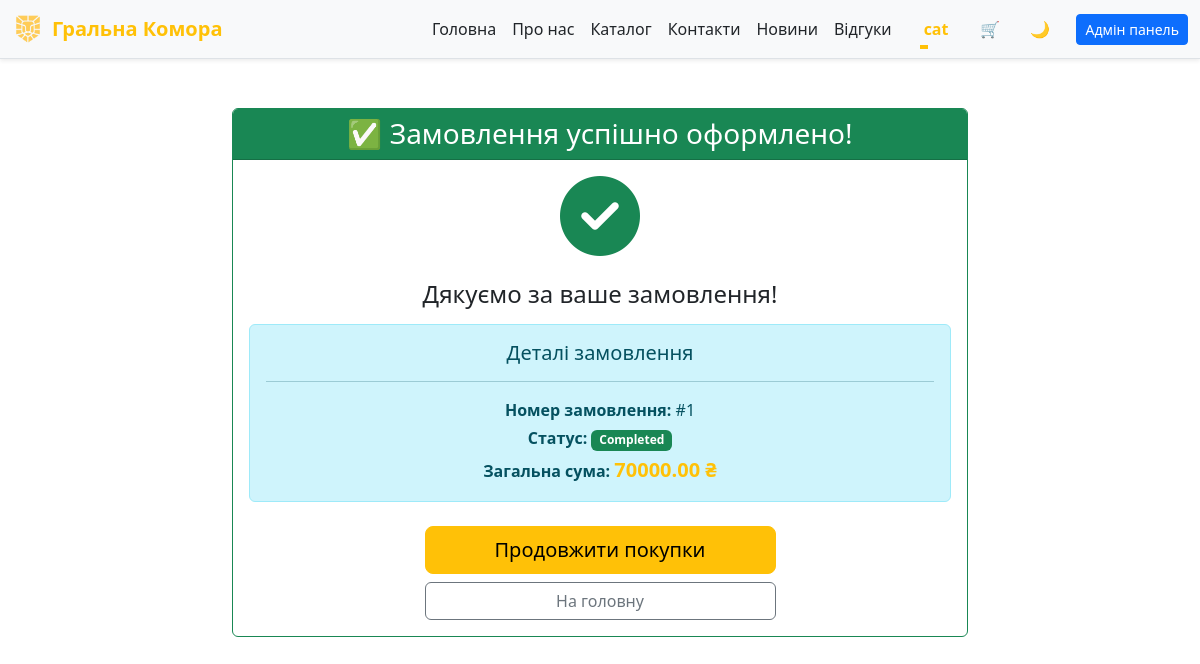
The app's page /order_success/1 (signed in) with its own data.
### app/models/user.py (models this page shows, shortened)
class User(db.Model):
    __tablename__ = 'users'
    PRIVILEGE_TIERS = {
        'Default': {
            'label': 'Default',
            'discount_percent': 0,
            'badge_class': 'secondary'
        },
        'Gold': {
            'label': 'Gold',
            'discount_percent': 5,
            'badge_class': 'warning'
        },
        'Diamond': {
            'label': 'Diamond',
            'discount_percent': 10,
            'badge_class': 'info'
        },
        'VIP': {
            'label': 'VIP',
            'discount_percent': 20,
            'badge_class': 'success'
        },
    }
    ALLOWED_STATUSES = {'User', 'Admin', 'Moder'}
    id = db.Column(db.Integer, primary_key=True, autoincrement=True)
    nickname = db.Column(db.String(80), unique=True, nullable=False)
    email = db.Column(db.String(120), unique=True, nullable=False)
    password = db.Column(db.String(200), nullable=False)
    status = db.Column(db.String(20), default='User')
    privilege = db.Column(db.String(20), default='Default')
    @property
    def privilege_info(self):
        return self.PRIVILEGE_TIERS.get(self.privilege, self.PRIVILEGE_TIERS['Default'])
    @property
    def privilege_label(self):
        return self.privilege_info['label']
    @property
    def discount_percent(self):
        return self.privilege_info['discount_percent']

### app/models/order.py (models this page shows, shortened)
class Order(db.Model):
    __tablename__ = 'orders'
    id = db.Column(db.Integer, primary_key=True)
    user_id = db.Column(db.Integer, db.ForeignKey('users.id'), nullable=False)  # <-- тільки один раз
    user = db.relationship("User", backref="orders")  # <-- зв’язок з User
    total_amount = db.Column(db.Float, nullable=False)  # Загальна сума замовлення
    status = db.Column(db.String(50), default='In process', nullable=False)  # completed, cancelled, etc.
    items = db.Column(db.JSON, nullable=False, default=list)

### app/routes.py (the view)
@main.route('/order_success/<int:order_id>')
@login_required
def order_success(order_id):
    order = Order.query.filter_by(id=order_id, user_id=g.current_user.id).first()
    if not order:
        abort(404)
    return render_template('order_success.html', order=order, isFooter=False)

### app/routes.py (called while the page is built)
def login_required(view_func):
    @wraps(view_func)
    def wrapper(*args, **kwargs):
        if not getattr(g, 'current_user', None):
            flash('Увійдіть, щоб продовжити.', 'warning')
            return redirect(url_for('main.index'))
        return view_func(*args, **kwargs)
    return wrapper

@main.before_app_request
def load_current_user():
    user_id = session.get('user_id')
    g.current_user = User.query.get(user_id) if user_id else None

@main.app_context_processor
def inject_current_user():
    return {'current_user': getattr(g, 'current_user', None)}

### app/templates/order_success.html (shortened to what this page needs)
{% extends 'base.html' %}
{% block content %}
<div class="container mt-5">
    <div class="row justify-content-center">
        <div class="col-md-8">
            <div class="card border-success">
                <div class="card-header bg-success text-white text-center">
                    <h3 class="mb-0">✅ Замовлення успішно оформлено!</h3>
                </div>
                <div class="card-body text-center">
                    <div class="mb-4">
                        <i class="fas fa-check-circle text-success" style="font-size: 5rem;"></i>
                    </div>
                    <h4 class="mb-3">Дякуємо за ваше замовлення!</h4>
                    <div class="alert alert-info">
                        <h5 class="alert-heading">Деталі замовлення</h5>
                        <hr>
                        <p class="mb-1"><strong>Номер замовлення:</strong> #{{ order.id }}</p>
                        <p class="mb-1"><strong>Статус:</strong>
                            <span class="badge bg-success">{{ order.status }}</span>
                        </p>
                        <p class="mb-0"><strong>Загальна сума:</strong>
                            <span class="text-warning fw-bold fs-5">{{ "%.2f"|format(order.total_amount) }} ₴</span>
                        </p>
                    </div>
                    <div class="d-grid gap-2 col-md-6 mx-auto mt-4">
                        <a href="{{ url_for('main.catalog') }}" class="btn btn-warning btn-lg">
                            Продовжити покупки
                        </a>
                        <a href="{{ url_for('main.index') }}" class="btn btn-outline-secondary">
                            На головну
                        </a>
                    </div>
                </div>
            </div>
        </div>
    </div>
</div>
{% endblock %}

### app/templates/components/header.html (shortened to what this page needs)
<header class="navbar fixed-top navbar-expand-lg border-bottom bg-body-tertiary shadow-sm animate-navbar">
  <div class="container-fluid">
    <a href="/" class="navbar-brand d-flex align-items-center animate__animated animate__fadeInLeft"
      style="animation-delay: 0.5s; animation-fill-mode: both;">
      <img src="static/images/logo.png" alt="Logo" width="32" height="32" class="me-2">
      <span class="fw-bold text-warning">Гральна Комора</span>
    </a>
    <div class="collapse navbar-collapse justify-content-end" id="navbarNav">
      <ul class="navbar-nav align-items-center mb-2 mb-lg-0">
        <li class="nav-item"><a href="/" class="nav-link">Головна</a></li>
        <li class="nav-item"><a href="/about" class="nav-link">Про нас</a></li>
        <li class="nav-item"><a href="/catalog" class="nav-link">Каталог</a></li>
        <li class="nav-item"><a href="/contacts" class="nav-link">Контакти</a></li>
        <li class="nav-item"><a href="/news" class="nav-link">Новини</a></li>
        {% if current_user %}
        <li class="nav-item"><a href="/feedback" class="nav-link">Відгуки</a></li>
        {% endif %}
        {% if not current_user %}
        <li class="nav-item d-none d-lg-block ms-2">
          <button id="login-desktop"
            class="login-btn desktop d-none d-lg-flex align-items-center justify-content-center ms-3">
            <div class="svg-wrapper-1">
              <div class="svg-wrapper">
                <svg xmlns="http://www.w3.org/2000/svg" viewBox="0 0 512 512" width="24" height="24">
                  <path
                    d="M256 0C114.6 0 0 114.6 0 256s114.6 256 256 256 256-114.6 256-256S397.4 0 256 0zm0 80c48.6 0 88 39.4 88 88s-39.4 88-88 88-88-39.4-88-88 39.4-88 88-88zm0 384c-52.9 0-99.8-23.9-131.4-61.4 2.1-43.8 87.6-67.9 131.4-67.9s129.3 24.1 131.4 67.9C355.8 440.1 308.9 464 256 464z" />
                </svg>
              </div>
            </div>
            <span>Вхід</span>
          </button>
        </li>
        {% else %}
        <li class="nav-item dropdown d-none d-lg-block ms-3">
          <a class="nav-link dropdown-toggle fw-semibold text-warning" href="#" role="button"
            data-bs-toggle="dropdown" aria-expanded="false">
            {{ current_user.nickname }}
          </a>
        </li>
        {% endif %}
        <li class="nav-item d-none d-lg-block ms-2">
          <a href="/cart" class="text-decoration-none" data-cart-link="true">
            <button id="cart-button-desktop"
              class="nav-btn btn-yellow-hover rounded-circle border-0 p-2 d-none d-lg-inline-flex ms-lg-2 position-relative"
              style="width: 40px; height: 40px;" aria-label="Відкрити кошик">
              🛒
            </button>
          </a>
        </li>
        <li class="nav-item d-none d-lg-block ms-2">
          <button id="theme-toggle-desktop" class="nav-btn rounded-circle border-0 p-2"
            style="width: 40px; height: 40px;">
          </button>
        </li>
        {% if current_user and current_user.status in ['Admin', 'Moder'] %}
        <li class="nav-item d-none d-lg-block ms-3">
          <a href="{{ url_for('main.admin') }}" class="btn btn-primary btn-sm">
            Адмін панель
          </a>
        </li>
        {% endif %}
      </ul>
    </div>
  </div>
</header>

### app/static/css/style.css (style rules this page uses)
:root, [data-bs-theme="light"] { --bs-body-bg: #f8f9fa; --bs-body-color: #212529; --bs-primary: #EF8354; --bs-secondary: #4e555b; --nav-btn-hover-bg: #4e555b; --login-color: #e0e1e3; --login-color1: #f8f9fa; }
.animate-navbar { animation: fadeIn 1.2s ease-out, slideDown 1.2s ease-out; }
.navbar.fixed-top { z-index: 1050; }
.nav-link { position: relative; transition: color 0.3s ease-in-out; color: var(--bs-body-color) !important; text-decoration: none; }
.nav-link::after { content: ''; position: absolute; bottom: 0; left: 0; height: 2px; width: 0; background-color: #ffc107; transition: width 0.3s ease-in-out; }
body { padding-top: 60px; transition: background-color 0.5s ease, color 0.5s ease; position: relative; overflow-x: hidden; }
.nav-btn { width: 40px; height: 40px; border: none; background: none; box-shadow: none; }
.nav-btn { width: 40px; height: 40px; border: none; background: none; box-shadow: none; cursor: pointer; border-radius: 50%; transition: background 0.3s ease-in-out, box-shadow 0.3s ease-in-out, transform 0.2s ease-in-out; }
.card { animation: fadeInUp 0.6s ease-out; animation-fill-mode: both; }
.card:nth-child(1) { animation-delay: 0.1s; }
.card .btn { transition: all 0.3s cubic-bezier(0.68, -0.55, 0.265, 1.55); }
.badge { animation: pulse 2s infinite; }

### app/static/css/feedback.css (style rules this page uses)
:root, [data-bs-theme="light"] { --bs-body-bg: #f8f9fa; --input-color: #e0e1e3; --border-color: #ced4da; --focus-shadow-color: rgba(255, 193, 7, 0.5); --focus-border-color: #ffc107; --focus-bg-color: #ffffff; --focus-text-color: #212529; }

### records on screen
User: nickname "cat"
Order: id "1", status "Completed", total_amount "70000.00"
